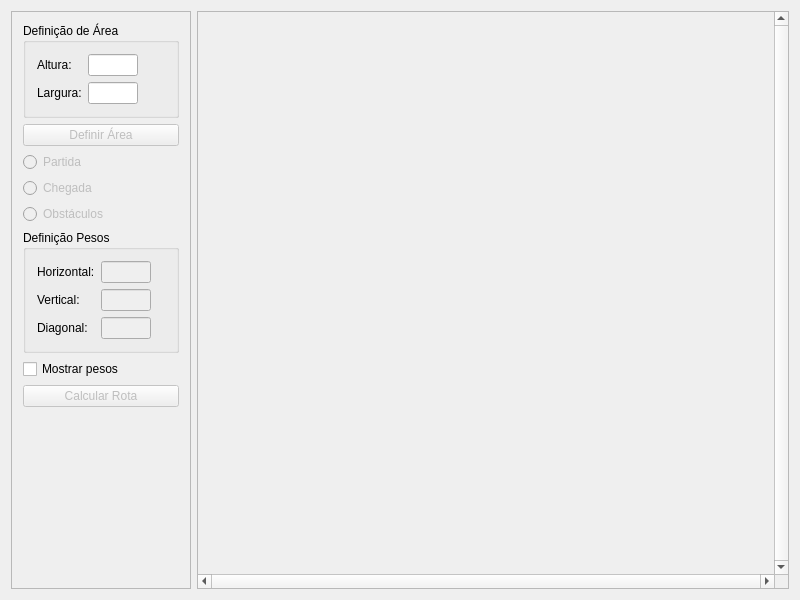
<?xml version="1.0" encoding="UTF-8"?>
<ui version="4.0">
 <class>SmartWay</class>
 <widget class="QMainWindow" name="SmartWay">
  <property name="geometry">
   <rect>
    <x>0</x>
    <y>0</y>
    <width>800</width>
    <height>600</height>
   </rect>
  </property>
  <property name="windowTitle">
   <string>Shortcut</string>
  </property>
  <property name="windowIcon">
   <iconset resource="smartway.qrc">
    <normaloff>:/imagens/shortcut.png</normaloff>:/imagens/shortcut.png</iconset>
  </property>
  <widget class="QWidget" name="centralWidget">
   <layout class="QHBoxLayout" name="horizontalLayout">
    <item>
     <widget class="QFrame" name="frameConfig">
      <property name="sizePolicy">
       <sizepolicy hsizetype="Maximum" vsizetype="Expanding">
        <horstretch>18</horstretch>
        <verstretch>0</verstretch>
       </sizepolicy>
      </property>
      <property name="minimumSize">
       <size>
        <width>180</width>
        <height>0</height>
       </size>
      </property>
      <property name="maximumSize">
       <size>
        <width>160</width>
        <height>16777215</height>
       </size>
      </property>
      <property name="baseSize">
       <size>
        <width>0</width>
        <height>0</height>
       </size>
      </property>
      <property name="frameShape">
       <enum>QFrame::StyledPanel</enum>
      </property>
      <property name="frameShadow">
       <enum>QFrame::Raised</enum>
      </property>
      <layout class="QVBoxLayout" name="verticalLayout">
       <property name="sizeConstraint">
        <enum>QLayout::SetDefaultConstraint</enum>
       </property>
       <item>
        <widget class="QGroupBox" name="groupMapaArea">
         <property name="title">
          <string>Definição de Área</string>
         </property>
         <layout class="QFormLayout" name="formLayout">
          <item row="0" column="0">
           <widget class="QLabel" name="lblAltura">
            <property name="text">
             <string>Altura:</string>
            </property>
           </widget>
          </item>
          <item row="1" column="0">
           <widget class="QLabel" name="lblLargura">
            <property name="text">
             <string>Largura:</string>
            </property>
           </widget>
          </item>
          <item row="1" column="1">
           <widget class="QLineEdit" name="txtLargura">
            <property name="maximumSize">
             <size>
              <width>50</width>
              <height>16777215</height>
             </size>
            </property>
           </widget>
          </item>
          <item row="0" column="1">
           <widget class="QLineEdit" name="txtAltura">
            <property name="sizePolicy">
             <sizepolicy hsizetype="Fixed" vsizetype="Fixed">
              <horstretch>0</horstretch>
              <verstretch>0</verstretch>
             </sizepolicy>
            </property>
            <property name="minimumSize">
             <size>
              <width>0</width>
              <height>0</height>
             </size>
            </property>
            <property name="maximumSize">
             <size>
              <width>50</width>
              <height>16777215</height>
             </size>
            </property>
            <property name="baseSize">
             <size>
              <width>0</width>
              <height>0</height>
             </size>
            </property>
           </widget>
          </item>
         </layout>
        </widget>
       </item>
       <item>
        <widget class="QPushButton" name="btnDefinirMapa">
         <property name="enabled">
          <bool>false</bool>
         </property>
         <property name="text">
          <string>Definir Área</string>
         </property>
        </widget>
       </item>
       <item>
        <widget class="QRadioButton" name="radioPartida">
         <property name="enabled">
          <bool>false</bool>
         </property>
         <property name="text">
          <string>Partida</string>
         </property>
        </widget>
       </item>
       <item>
        <widget class="QRadioButton" name="radioChegada">
         <property name="enabled">
          <bool>false</bool>
         </property>
         <property name="text">
          <string>Chegada</string>
         </property>
        </widget>
       </item>
       <item>
        <widget class="QRadioButton" name="radioObstaculos">
         <property name="enabled">
          <bool>false</bool>
         </property>
         <property name="text">
          <string>Obstáculos</string>
         </property>
        </widget>
       </item>
       <item>
        <widget class="QGroupBox" name="groupPesos">
         <property name="title">
          <string>Definição Pesos</string>
         </property>
         <layout class="QFormLayout" name="formLayout_2">
          <item row="0" column="0">
           <widget class="QLabel" name="lblHorizontal">
            <property name="text">
             <string>Horizontal:</string>
            </property>
           </widget>
          </item>
          <item row="0" column="1">
           <widget class="QLineEdit" name="txtPesoHorizontal">
            <property name="enabled">
             <bool>false</bool>
            </property>
            <property name="maximumSize">
             <size>
              <width>50</width>
              <height>16777215</height>
             </size>
            </property>
           </widget>
          </item>
          <item row="1" column="0">
           <widget class="QLabel" name="lblVertical">
            <property name="text">
             <string>Vertical:</string>
            </property>
           </widget>
          </item>
          <item row="1" column="1">
           <widget class="QLineEdit" name="txtPesoVertical">
            <property name="enabled">
             <bool>false</bool>
            </property>
            <property name="maximumSize">
             <size>
              <width>50</width>
              <height>16777215</height>
             </size>
            </property>
           </widget>
          </item>
          <item row="2" column="0">
           <widget class="QLabel" name="lblDiagonal">
            <property name="text">
             <string>Diagonal:</string>
            </property>
           </widget>
          </item>
          <item row="2" column="1">
           <widget class="QLineEdit" name="txtPesoDiagonal">
            <property name="enabled">
             <bool>false</bool>
            </property>
            <property name="maximumSize">
             <size>
              <width>50</width>
              <height>16777215</height>
             </size>
            </property>
           </widget>
          </item>
         </layout>
        </widget>
       </item>
       <item>
        <widget class="QCheckBox" name="chkPeso">
         <property name="text">
          <string>Mostrar pesos</string>
         </property>
        </widget>
       </item>
       <item>
        <widget class="QPushButton" name="btnCalcular">
         <property name="enabled">
          <bool>false</bool>
         </property>
         <property name="text">
          <string>Calcular Rota</string>
         </property>
        </widget>
       </item>
       <item>
        <spacer name="verticalSpacer">
         <property name="orientation">
          <enum>Qt::Vertical</enum>
         </property>
         <property name="sizeHint" stdset="0">
          <size>
           <width>20</width>
           <height>40</height>
          </size>
         </property>
        </spacer>
       </item>
      </layout>
     </widget>
    </item>
    <item>
     <widget class="QScrollArea" name="scrollMapa">
      <property name="focusPolicy">
       <enum>Qt::NoFocus</enum>
      </property>
      <property name="verticalScrollBarPolicy">
       <enum>Qt::ScrollBarAlwaysOn</enum>
      </property>
      <property name="horizontalScrollBarPolicy">
       <enum>Qt::ScrollBarAlwaysOn</enum>
      </property>
      <property name="widgetResizable">
       <bool>true</bool>
      </property>
      <property name="alignment">
       <set>Qt::AlignLeading|Qt::AlignLeft|Qt::AlignTop</set>
      </property>
      <widget class="QWidget" name="scrollCelulas">
       <property name="geometry">
        <rect>
         <x>0</x>
         <y>0</y>
         <width>581</width>
         <height>567</height>
        </rect>
       </property>
       <layout class="QGridLayout">
        <property name="leftMargin">
         <number>2</number>
        </property>
        <property name="topMargin">
         <number>2</number>
        </property>
        <property name="rightMargin">
         <number>2</number>
        </property>
        <property name="bottomMargin">
         <number>2</number>
        </property>
        <property name="spacing">
         <number>2</number>
        </property>
       </layout>
      </widget>
     </widget>
    </item>
   </layout>
  </widget>
 </widget>
 <layoutdefault spacing="6" margin="11"/>
 <tabstops>
  <tabstop>txtAltura</tabstop>
  <tabstop>txtLargura</tabstop>
  <tabstop>btnDefinirMapa</tabstop>
  <tabstop>radioPartida</tabstop>
  <tabstop>radioChegada</tabstop>
  <tabstop>radioObstaculos</tabstop>
  <tabstop>txtPesoHorizontal</tabstop>
  <tabstop>txtPesoVertical</tabstop>
  <tabstop>txtPesoDiagonal</tabstop>
  <tabstop>chkPeso</tabstop>
  <tabstop>btnCalcular</tabstop>
  <tabstop>scrollMapa</tabstop>
 </tabstops>
 <resources>
  <include location="smartway.qrc"/>
 </resources>
 <connections/>
</ui>
